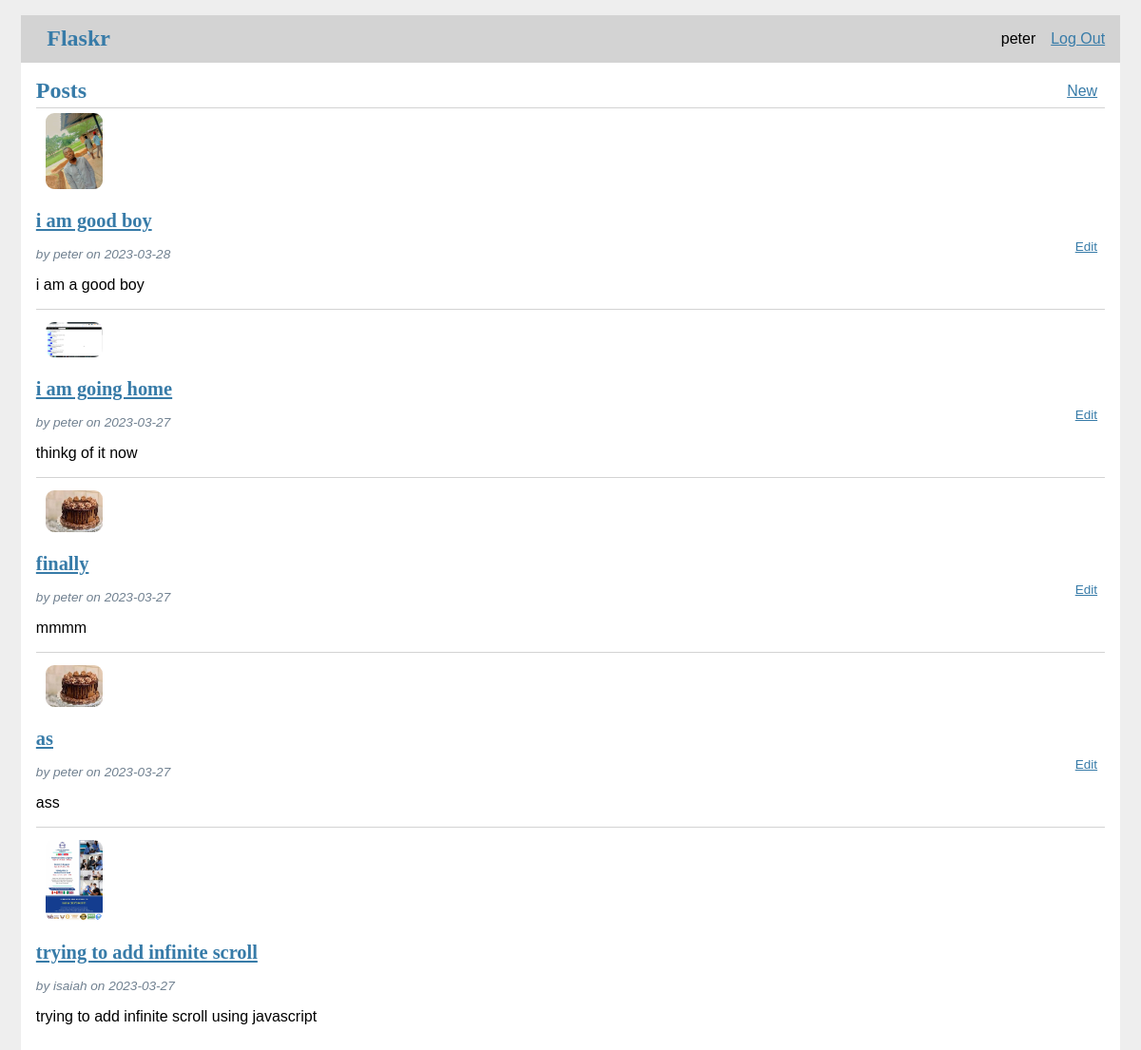
Screenshot of / (signed in) with the database file from the repository.
### tables this page shows
CREATE TABLE user (
  id INTEGER PRIMARY KEY AUTOINCREMENT,
  username TEXT UNIQUE NOT NULL,
  password TEXT NOT NULL
);

CREATE TABLE post (
  id INTEGER PRIMARY KEY AUTOINCREMENT,
  author_id INTEGER NOT NULL,
  created TIMESTAMP NOT NULL DEFAULT CURRENT_TIMESTAMP,
  title TEXT NOT NULL,
  body TEXT NOT NULL,
  image varchar(100) not null,
  like INTEGER NULL DEFAULT (0),
  FOREIGN KEY (like) REFERENCES user (id) on delete cascade
  FOREIGN KEY (author_id) REFERENCES user (id)
);

### flaskr/blog.py (the view)
@bp.route("/")
def index():
    db = get_db()
    posts = db.execute(
        "SELECT p.id,p.like, title,image, body, created, author_id, username"
        " FROM post p JOIN user u ON p.author_id = u.id"
        " ORDER BY created DESC"
    ).fetchall()
    return render_template("blog/index.html", posts=posts)

### flaskr/auth.py (called while the page is built)
@bp.before_app_request
def load_logged_in_user():
    user_id = session.get("user_id")
    if user_id is None:
        g.user = None
    else:
        g.user = (
            get_db().execute("SELECT * FROM user WHERE id = ?", (user_id,)).fetchone()
        )

### flaskr/db.py (called while the page is built)
def get_db():
    if "db" not in g:
        g.db = sqlite3.connect(
            current_app.config["DATABASE"], detect_types=sqlite3.PARSE_DECLTYPES
        )
        g.db.row_factory = sqlite3.Row
    return g.db

### flaskr/templates/blog/index.html
{% extends 'base.html' %}
{% block header %}
  <h1>{% block title %}Posts{% endblock %}</h1>
  {% if g.user %}
    <a class="action" href="{{ url_for('blog.create') }}">New</a>
  {% endif %}
{% endblock %}
{% block content %}
  {% for post in posts %}
    <article class="post">
      <header>
          <div>
              <img src="{{ url_for('blog.uploaded_file', filename=post['image']) }}">
            <h2><a href="{{ url_for('blog.detail', id=post['id']) }}">{{post['title']}}</a></h2>
          <div class="about">by {{ post['username'] }} on {{ post['created'].strftime('%Y-%m-%d') }}</div>
        </div>
        {% if g.user['id'] == post['author_id'] %}
          <a class="action" href="{{ url_for('blog.update', id=post['id']) }}">Edit</a>
        {% endif %}
      </header>
      <p class="body">{{ post['body'] }}</p>
    </article>
    {% if not loop.last %}
      <hr>
    {% endif %}
  {% endfor %}
{% endblock %}

### flaskr/templates/base.html (shortened to what this page needs)
<!doctype html>
<link rel="stylesheet" href="{{ url_for('static', filename='style.css') }}">
<nav>
  <h1><a href="{{ url_for('index') }}">Flaskr</a></h1>
  <ul>
    {% if g.user %}
      <li><span>{{ g.user['username'] }}</span>
      <li><a href="{{ url_for('auth.logout') }}">Log Out</a>
    {% else %}
      <li><a href="{{ url_for('auth.register') }}">Register</a>
      <li><a href="{{ url_for('auth.login') }}">Log In</a>
    {% endif %}
  </ul>
</nav>
<section class="content">
  <header>
    {% block header %}{% endblock %}
  </header>
  {% block content %}{% endblock %}
</section>

### flaskr/static/style.css (style rules this page uses)
img { margin: 5px 10px 3px 10px; width: 60px; border-radius: 9px; }
h1, h2, h3, h4, h5, h6 { font-family: serif; color: #377ba8; margin: 1rem 0; }
a { color: #377ba8; }
hr { border: none; border-top: 1px solid lightgray; }
nav { background: lightgray; display: flex; align-items: center; padding: 0 0.5rem; }
nav h1 { flex: auto; margin: 1%; }
nav h1 a { text-decoration: none; padding: 0.25rem 0.5rem; }
nav ul { display: flex; list-style: none; margin: 0; padding: 0; }
nav ul li a, nav ul li span, header .action { display: block; padding: 0.5rem; }
.content { padding: 0% 1rem 1rem; }
.content > header { border-bottom: 1px solid lightgray; display: flex; align-items: flex-end; }
.content > header h1 { flex: auto; margin: 1rem 0 0.25rem 0; }
.post > header { display: flex; align-items: flex-end; font-size: 0.85em; }
.post > header > div:first-of-type { flex: auto; }
.post .about { color: slategray; font-style: italic; }
.content:last-child { margin-bottom: 0; }
p { text-align: justify; }

### rows the page displays
user: user.username "peter"
post: image (picture), title "i am good boy", username "peter", created "2023-03-28", body "i am a good boy"
post: image (picture), title "i am going home", username "peter", created "2023-03-27", body "thinkg of it now"
post: image (picture), title "finally", username "peter", created "2023-03-27", body "mmmm"
post: image (picture), title "as", username "peter", created "2023-03-27", body "ass"
post: image (picture), title "trying to add infinite scroll", username "isaiah", created "2023-03-27", body "trying to add infinite scroll using javascript"
